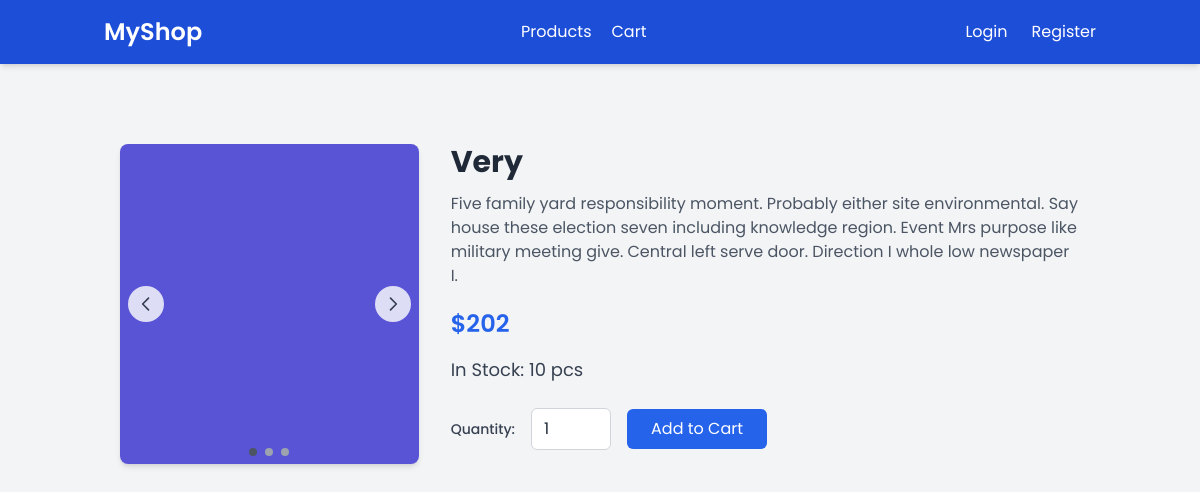
The app's page /products/15/ with its own data.
### products/models.py (models this page shows, shortened)
class ProductImage(models.Model):
    product = models.ForeignKey(Product, on_delete=models.CASCADE, related_name='images')
    image = models.ImageField(upload_to='product_images/')
    alt_text = models.CharField(max_length=255, blank=True)

class Product(models.Model):
    name = models.TextField()
    price = models.IntegerField()
    desc = models.TextField()
    qty = models.IntegerField(default=0)
    created_at = models.DateTimeField(auto_now_add=True)

### products/views.py (the view)
# urls.py: path('<int:id>/', get_product_by_id, name="product")
def get_product_by_id(request, id):
    product = get_object_or_404(Product, id=id)
    return render(request, "products/product.html", {'product': product})

### products/templates/products/product.html (shortened to what this page needs)
{% extends "base.html" %}
{% block content %}
<div class="container mx-auto px-4 py-12">
  <div class="grid grid-cols-1 lg:grid-cols-3 gap-8 items-start">
    <div class="lg:col-span-1">
      {% if product.images.all %}
      <div class="relative w-full overflow-hidden rounded-lg shadow-md">
        <div id="carousel-images" class="flex transition-transform duration-500 ease-in-out">
          {% for image in product.images.all %}
          <img src="{{ image.image.url }}" alt="{{ product.name }}" class="w-full h-80 object-cover flex-shrink-0">
          {% endfor %}
        </div>
        <button onclick="prevSlide()" class="absolute left-2 top-1/2 -translate-y-1/2 bg-white bg-opacity-80 p-2 rounded-full hover:bg-opacity-100 transition" aria-label="Previous image">
          <svg class="w-5 h-5 text-gray-700" fill="none" stroke="currentColor" viewBox="0 0 24 24" xmlns="http://www.w3.org/2000/svg">
            <path stroke-linecap="round" stroke-linejoin="round" stroke-width="2" d="M15 19l-7-7 7-7"></path>
          </svg>
        </button>
        <button onclick="nextSlide()" class="absolute right-2 top-1/2 -translate-y-1/2 bg-white bg-opacity-80 p-2 rounded-full hover:bg-opacity-100 transition" aria-label="Next image">
          <svg class="w-5 h-5 text-gray-700" fill="none" stroke="currentColor" viewBox="0 0 24 24" xmlns="http://www.w3.org/2000/svg">
            <path stroke-linecap="round" stroke-linejoin="round" stroke-width="2" d="M9 5l7 7-7 7"></path>
          </svg>
        </button>
        {% if product.images.all|length > 1 %}
        <div class="absolute bottom-2 left-1/2 -translate-x-1/2 flex space-x-2">
          {% for image in product.images.all %}
          <button onclick="goToSlide({{ forloop.counter0 }})" class="w-2 h-2 rounded-full bg-gray-400 hover:bg-gray-600 transition" data-slide="{{ forloop.counter0 }}"></button>
          {% endfor %}
        </div>
        {% endif %}
      </div>
      {% else %}
      <div class="w-full h-80 bg-gray-100 flex items-center justify-center text-gray-500 rounded-lg">
        No image available
      </div>
      {% endif %}
    </div>
    <div class="lg:col-span-2">
      <h1 class="text-3xl font-bold text-gray-800 mb-3">{{ product.name }}</h1>
      <p class="text-base text-gray-600 mb-5 max-w-[700px]">{{ product.desc }}</p>
      <p class="text-2xl font-semibold text-blue-600 mb-4">${{ product.price }}</p>
      <p class="text-lg text-gray-700 mb-6">In Stock: {{ product.qty }} pcs</p>
      <form method="post" action="{% url 'add_to_cart' product.pk %}" class="flex items-center gap-4">
        <label for="quantity" class="text-sm font-medium text-gray-700">Quantity:</label>
        <input type="number" name="qty" id="quantity" value="1" min="1" max="{{ product.qty }}" class="w-20 px-3 py-2 border border-gray-300 rounded-md focus:outline-none focus:ring-2 focus:ring-blue-500">
        <button type="submit" class="bg-blue-600 text-white px-6 py-2 rounded-md hover:bg-blue-700 transition duration-200">
          Add to Cart
        </button>
      </form>
    </div>
  </div>
</div>
{% endblock %}

### records on screen
ProductImage: image (picture)
Product: name "Very", desc "Five family yard responsibility moment. Probably either site environmental. Say house these election seven including knowledge region. Event Mrs purpose like military meeting give. Central left serve door. Direction I whole low newspaper I.", price "202", qty "10"
